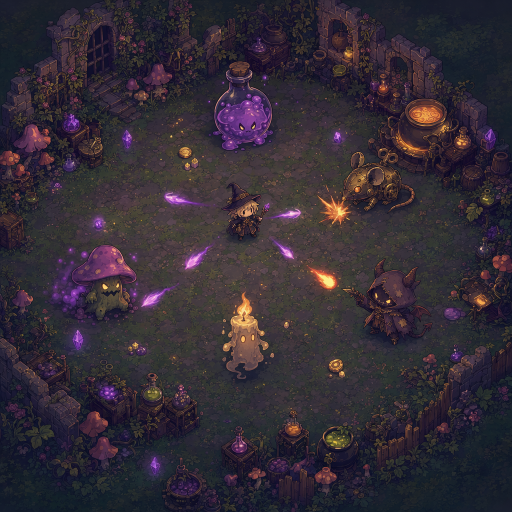
#> input picture mvp/assets/scene_alchemy_workshop.jpg, 1024 x 1024 px (shown at 1/2 size)
$ python -i split_spritesheet.py   (imports and definitions only)
#> lines starting #> are read from the running program, lines starting #| are printed output that depends on the picture
from PIL import Image
import os
import json
import argparse


# [12 lines left out: function remove_white_background, not called in this run]


def remove_isolated_pixels(image, min_size=8):
    """去除与主体不连通的孤立小像素块（如法杖尖端碎片）"""
    from PIL import ImageFilter

    alpha = image.split()[3]
    mask = alpha.point(lambda p: 255 if p > 0 else 0)

    bbox = mask.getbbox()
    if not bbox:
        return image

    flood = Image.new("L", image.size, 0)

    seeds = []
    cx = (bbox[0] + bbox[2]) // 2
    cy = (bbox[1] + bbox[3]) // 2
    for dy in range(-2, 3):
        for dx in range(-2, 3):
            sx, sy = cx + dx, cy + dy
            if 0 <= sx < image.width and 0 <= sy < image.height:
                if mask.getpixel((sx, sy)) == 255:
                    seeds.append((sx, sy))
                    break
        if seeds:
            break

    if not seeds:
        seeds = [(bbox[0], bbox[1])]

    visited = set()
    stack = list(seeds)
    while stack:
        x, y = stack.pop()
        if (x, y) in visited:
            continue
        visited.add((x, y))
        flood.putpixel((x, y), 255)
        for dx, dy in [(0, -1), (0, 1), (-1, 0), (1, 0)]:
            nx, ny = x + dx, y + dy
            if 0 <= nx < image.width and 0 <= ny < image.height:
                if (nx, ny) not in visited and mask.getpixel((nx, ny)) == 255:
                    stack.append((nx, ny))

    r, g, b, a = image.split()
    a = Image.composite(a, Image.new("L", image.size, 0), flood)
    return Image.merge("RGBA", (r, g, b, a))


# [100 lines left out: functions trim_transparent, fit_to_canvas_bottom_center, split_spritesheet, main, not called in this run]


# [2 lines not run here, left out]

>>> import cv2
>>> picture = cv2.imread('scene_alchemy_workshop.jpg', cv2.IMREAD_GRAYSCALE)
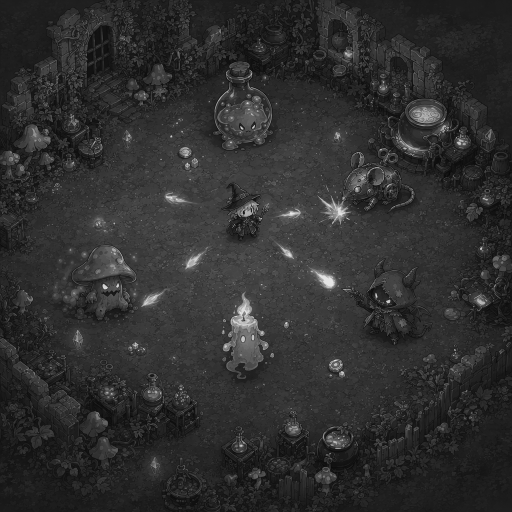
#> picture: shape (1024, 1024) (shown at 1/2 size); min 3, max 241, mean 46.9
>>> result = remove_isolated_pixels(picture)
#> (the run stopped early here; a loop or call above may not have finished)
